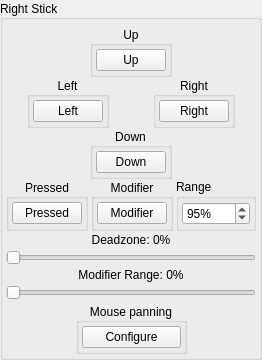
                <widget class="QGroupBox" name="RStick">
                 <property name="sizePolicy">
                  <sizepolicy hsizetype="Fixed" vsizetype="Fixed">
                   <horstretch>0</horstretch>
                   <verstretch>0</verstretch>
                  </sizepolicy>
                 </property>
                 <property name="title">
                  <string>Right Stick</string>
                 </property>
                 <property name="alignment">
                  <set>Qt::AlignLeading|Qt::AlignLeft|Qt::AlignVCenter</set>
                 </property>
                 <property name="flat">
                  <bool>false</bool>
                 </property>
                 <property name="checkable">
                  <bool>false</bool>
                 </property>
                 <layout class="QVBoxLayout" name="verticalLayout_2">
                  <property name="spacing">
                   <number>0</number>
                  </property>
                  <property name="leftMargin">
                   <number>3</number>
                  </property>
                  <property name="topMargin">
                   <number>6</number>
                  </property>
                  <property name="rightMargin">
                   <number>3</number>
                  </property>
                  <property name="bottomMargin">
                   <number>0</number>
                  </property>
                  <item>
                   <widget class="QWidget" name="buttonRStickUpWidget" native="true">
                    <property name="minimumSize">
                     <size>
                      <width>0</width>
                      <height>0</height>
                     </size>
                    </property>
                    <layout class="QHBoxLayout" name="horizontalLayout_9">
                     <property name="spacing">
                      <number>0</number>
                     </property>
                     <property name="leftMargin">
                      <number>0</number>
                     </property>
                     <property name="topMargin">
                      <number>0</number>
                     </property>
                     <property name="rightMargin">
                      <number>0</number>
                     </property>
                     <property name="bottomMargin">
                      <number>0</number>
                     </property>
                     <item>
                      <spacer name="horizontalSpacerRStickUpLeft">
                       <property name="orientation">
                        <enum>Qt::Horizontal</enum>
                       </property>
                       <property name="sizeHint" stdset="0">
                        <size>
                         <width>20</width>
                         <height>20</height>
                        </size>
                       </property>
                      </spacer>
                     </item>
                     <item alignment="Qt::AlignHCenter">
                      <widget class="QGroupBox" name="buttonRStickUpGroup">
                       <property name="title">
                        <string>Up</string>
                       </property>
                       <property name="alignment">
                        <set>Qt::AlignCenter</set>
                       </property>
                       <layout class="QVBoxLayout" name="buttonRStickUpVerticalLayout">
                        <property name="spacing">
                         <number>3</number>
                        </property>
                        <property name="leftMargin">
                         <number>3</number>
                        </property>
                        <property name="topMargin">
                         <number>3</number>
                        </property>
                        <property name="rightMargin">
                         <number>3</number>
                        </property>
                        <property name="bottomMargin">
                         <number>3</number>
                        </property>
                        <item>
                         <widget class="QPushButton" name="buttonRStickUp">
                          <property name="minimumSize">
                           <size>
                            <width>70</width>
                            <height>0</height>
                           </size>
                          </property>
                          <property name="maximumSize">
                           <size>
                            <width>68</width>
                            <height>16777215</height>
                           </size>
                          </property>
                          <property name="styleSheet">
                           <string notr="true">min-width: 68px;</string>
                          </property>
                          <property name="text">
                           <string>Up</string>
                          </property>
                         </widget>
                        </item>
                       </layout>
                      </widget>
                     </item>
                     <item>
                      <spacer name="horizontalSpacerRStickUpRight">
                       <property name="orientation">
                        <enum>Qt::Horizontal</enum>
                       </property>
                       <property name="sizeHint" stdset="0">
                        <size>
                         <width>20</width>
                         <height>20</height>
                        </size>
                       </property>
                      </spacer>
                     </item>
                    </layout>
                   </widget>
                  </item>
                  <item>
                   <layout class="QHBoxLayout" name="buttonRStickLeftRightHorizontalLayout">
                    <property name="spacing">
                     <number>3</number>
                    </property>
                    <item alignment="Qt::AlignHCenter">
                     <widget class="QGroupBox" name="buttonRStickLeftGroup">
                      <property name="title">
                       <string>Left</string>
                      </property>
                      <property name="alignment">
                       <set>Qt::AlignCenter</set>
                      </property>
                      <layout class="QVBoxLayout" name="buttonRStickLeftVerticalLayout">
                       <property name="spacing">
                        <number>3</number>
                       </property>
                       <property name="leftMargin">
                        <number>3</number>
                       </property>
                       <property name="topMargin">
                        <number>3</number>
                       </property>
                       <property name="rightMargin">
                        <number>3</number>
                       </property>
                       <property name="bottomMargin">
                        <number>3</number>
                       </property>
                       <item>
                        <widget class="QPushButton" name="buttonRStickLeft">
                         <property name="minimumSize">
                          <size>
                           <width>70</width>
                           <height>0</height>
                          </size>
                         </property>
                         <property name="maximumSize">
                          <size>
                           <width>68</width>
                           <height>16777215</height>
                          </size>
                         </property>
                         <property name="styleSheet">
                          <string notr="true">min-width: 68px;</string>
                         </property>
                         <property name="text">
                          <string>Left</string>
                         </property>
                        </widget>
                       </item>
                      </layout>
                     </widget>
                    </item>
                    <item alignment="Qt::AlignHCenter">
                     <widget class="QGroupBox" name="buttonRStickRightGroup">
                      <property name="title">
                       <string>Right</string>
                      </property>
                      <property name="alignment">
                       <set>Qt::AlignCenter</set>
                      </property>
                      <layout class="QVBoxLayout" name="buttonRStickRightVerticalLayout">
                       <property name="spacing">
                        <number>3</number>
                       </property>
                       <property name="leftMargin">
                        <number>3</number>
                       </property>
                       <property name="topMargin">
                        <number>3</number>
                       </property>
                       <property name="rightMargin">
                        <number>3</number>
                       </property>
                       <property name="bottomMargin">
                        <number>3</number>
                       </property>
                       <item>
                        <widget class="QPushButton" name="buttonRStickRight">
                         <property name="minimumSize">
                          <size>
                           <width>70</width>
                           <height>0</height>
                          </size>
                         </property>
                         <property name="maximumSize">
                          <size>
                           <width>68</width>
                           <height>16777215</height>
                          </size>
                         </property>
                         <property name="styleSheet">
                          <string notr="true">min-width: 68px;</string>
                         </property>
                         <property name="text">
                          <string>Right</string>
                         </property>
                        </widget>
                       </item>
                      </layout>
                     </widget>
                    </item>
                   </layout>
                  </item>
                  <item>
                   <widget class="QWidget" name="buttonRStickDownWidget" native="true">
                    <layout class="QHBoxLayout" name="horizontalLayout_11">
                     <property name="spacing">
                      <number>0</number>
                     </property>
                     <property name="leftMargin">
                      <number>0</number>
                     </property>
                     <property name="topMargin">
                      <number>0</number>
                     </property>
                     <property name="rightMargin">
                      <number>0</number>
                     </property>
                     <property name="bottomMargin">
                      <number>0</number>
                     </property>
                     <item>
                      <spacer name="horizontalSpacerRStickDownLeft">
                       <property name="orientation">
                        <enum>Qt::Horizontal</enum>
                       </property>
                       <property name="sizeHint" stdset="0">
                        <size>
                         <width>20</width>
                         <height>20</height>
                        </size>
                       </property>
                      </spacer>
                     </item>
                     <item>
                      <widget class="QGroupBox" name="buttonRStickDownGroup">
                       <property name="title">
                        <string>Down</string>
                       </property>
                       <property name="alignment">
                        <set>Qt::AlignCenter</set>
                       </property>
                       <layout class="QVBoxLayout" name="buttonRStickDownVerticalLayout">
                        <property name="spacing">
                         <number>3</number>
                        </property>
                        <property name="leftMargin">
                         <number>3</number>
                        </property>
                        <property name="topMargin">
                         <number>3</number>
                        </property>
                        <property name="rightMargin">
                         <number>3</number>
                        </property>
                        <property name="bottomMargin">
                         <number>3</number>
                        </property>
                        <item>
                         <widget class="QPushButton" name="buttonRStickDown">
                          <property name="minimumSize">
                           <size>
                            <width>70</width>
                            <height>0</height>
                           </size>
                          </property>
                          <property name="maximumSize">
                           <size>
                            <width>68</width>
                            <height>16777215</height>
                           </size>
                          </property>
                          <property name="styleSheet">
                           <string notr="true">min-width: 68px;</string>
                          </property>
                          <property name="text">
                           <string>Down</string>
                          </property>
                         </widget>
                        </item>
                       </layout>
                      </widget>
                     </item>
                     <item>
                      <spacer name="horizontalSpacerRStickDownRight">
                       <property name="orientation">
                        <enum>Qt::Horizontal</enum>
                       </property>
                       <property name="sizeHint" stdset="0">
                        <size>
                         <width>20</width>
                         <height>20</height>
                        </size>
                       </property>
                      </spacer>
                     </item>
                    </layout>
                   </widget>
                  </item>
                  <item>
                   <layout class="QHBoxLayout" name="buttonRStickPressedModifierHorizontalLayout">
                    <property name="spacing">
                     <number>3</number>
                    </property>
                    <item alignment="Qt::AlignHCenter">
                     <widget class="QGroupBox" name="groupRStickPressed">
                      <property name="title">
                       <string>Pressed</string>
                      </property>
                      <property name="alignment">
                       <set>Qt::AlignCenter</set>
                      </property>
                      <layout class="QVBoxLayout" name="buttonRStickPressedVerticalLayout">
                       <property name="spacing">
                        <number>3</number>
                       </property>
                       <property name="leftMargin">
                        <number>3</number>
                       </property>
                       <property name="topMargin">
                        <number>3</number>
                       </property>
                       <property name="rightMargin">
                        <number>3</number>
                       </property>
                       <property name="bottomMargin">
                        <number>3</number>
                       </property>
                       <item>
                        <widget class="QPushButton" name="buttonRStick">
                         <property name="minimumSize">
                          <size>
                           <width>70</width>
                           <height>0</height>
                          </size>
                         </property>
                         <property name="maximumSize">
                          <size>
                           <width>68</width>
                           <height>16777215</height>
                          </size>
                         </property>
                         <property name="styleSheet">
                          <string notr="true">min-width: 68px;</string>
                         </property>
                         <property name="text">
                          <string>Pressed</string>
                         </property>
                        </widget>
                       </item>
                      </layout>
                     </widget>
                    </item>
                    <item alignment="Qt::AlignHCenter">
                     <widget class="QGroupBox" name="buttonRStickModGroup">
                      <property name="title">
                       <string>Modifier</string>
                      </property>
                      <property name="alignment">
                       <set>Qt::AlignCenter</set>
                      </property>
                      <layout class="QVBoxLayout" name="buttonRStickModVerticalLayout">
                       <property name="spacing">
                        <number>3</number>
                       </property>
                       <property name="leftMargin">
                        <number>3</number>
                       </property>
                       <property name="topMargin">
                        <number>3</number>
                       </property>
                       <property name="rightMargin">
                        <number>3</number>
                       </property>
                       <property name="bottomMargin">
                        <number>3</number>
                       </property>
                       <item>
                        <widget class="QPushButton" name="buttonRStickMod">
                         <property name="minimumSize">
                          <size>
                           <width>70</width>
                           <height>0</height>
                          </size>
                         </property>
                         <property name="maximumSize">
                          <size>
                           <width>68</width>
                           <height>16777215</height>
                          </size>
                         </property>
                         <property name="styleSheet">
                          <string notr="true">min-width: 68px;</string>
                         </property>
                         <property name="text">
                          <string>Modifier</string>
                         </property>
                        </widget>
                       </item>
                      </layout>
                     </widget>
                    </item>
                    <item>
                     <widget class="QGroupBox" name="buttonRStickRangeGroup">
                      <property name="title">
                       <string>Range</string>
                      </property>
                      <layout class="QHBoxLayout" name="buttonRStickRangeGroupHorizontalLayout">
                       <property name="spacing">
                        <number>3</number>
                       </property>
                       <property name="leftMargin">
                        <number>3</number>
                       </property>
                       <property name="topMargin">
                        <number>3</number>
                       </property>
                       <property name="rightMargin">
                        <number>3</number>
                       </property>
                       <property name="bottomMargin">
                        <number>3</number>
                       </property>
                       <item>
                        <widget class="QSpinBox" name="spinboxRStickRange">
                         <property name="minimumSize">
                          <size>
                           <width>68</width>
                           <height>21</height>
                          </size>
                         </property>
                         <property name="maximumSize">
                          <size>
                           <width>68</width>
                           <height>16777215</height>
                          </size>
                         </property>
                         <property name="suffix">
                          <string>%</string>
                         </property>
                         <property name="minimum">
                          <number>25</number>
                         </property>
                         <property name="maximum">
                          <number>150</number>
                         </property>
                         <property name="value">
                          <number>95</number>
                         </property>
                        </widget>
                       </item>
                      </layout>
                     </widget>
                    </item>
                   </layout>
                  </item>
                  <item>
                   <layout class="QVBoxLayout" name="sliderRStickDeadzoneModifierRangeVerticalLayout">
                    <property name="spacing">
                     <number>3</number>
                    </property>
                    <property name="leftMargin">
                     <number>0</number>
                    </property>
                    <property name="topMargin">
                     <number>2</number>
                    </property>
                    <property name="rightMargin">
                     <number>0</number>
                    </property>
                    <property name="bottomMargin">
                     <number>3</number>
                    </property>
                    <item>
                     <layout class="QHBoxLayout" name="sliderRStickDeadzoneHorizontalLayout">
                      <item>
                       <widget class="QLabel" name="labelRStickDeadzone">
                        <property name="text">
                         <string>Deadzone: 0%</string>
                        </property>
                        <property name="alignment">
                         <set>Qt::AlignHCenter</set>
                        </property>
                       </widget>
                      </item>
                     </layout>
                    </item>
                    <item>
                     <widget class="QSlider" name="sliderRStickDeadzone">
                      <property name="maximum">
                       <number>100</number>
                      </property>
                      <property name="orientation">
                       <enum>Qt::Horizontal</enum>
                      </property>
                     </widget>
                    </item>
                    <item>
                     <layout class="QHBoxLayout" name="sliderRStickModifierRangeHorizontalLayout">
                      <item>
                       <widget class="QLabel" name="labelRStickModifierRange">
                        <property name="text">
                         <string>Modifier Range: 0%</string>
                        </property>
                        <property name="alignment">
                         <set>Qt::AlignHCenter</set>
                        </property>
                       </widget>
                      </item>
                     </layout>
                    </item>
                    <item>
                     <widget class="QSlider" name="sliderRStickModifierRange">
                      <property name="maximum">
                       <number>100</number>
                      </property>
                      <property name="orientation">
                       <enum>Qt::Horizontal</enum>
                      </property>
                     </widget>
                    </item>
                   </layout>
                  </item>
                  <item>
                   <widget class="QWidget" name="mousePanningWidget" native="true">
                    <layout class="QHBoxLayout" name="mousePanningHorizontalLayout">
                     <property name="spacing">
                      <number>0</number>
                     </property>
                     <property name="leftMargin">
                      <number>0</number>
                     </property>
                     <property name="topMargin">
                      <number>0</number>
                     </property>
                     <property name="rightMargin">
                      <number>0</number>
                     </property>
                     <property name="bottomMargin">
                      <number>3</number>
                     </property>
                     <item>
                      <spacer name="mousePanningHorizontalSpacerLeft">
                       <property name="orientation">
                        <enum>Qt::Horizontal</enum>
                       </property>
                       <property name="sizeHint" stdset="0">
                        <size>
                         <width>20</width>
                         <height>20</height>
                        </size>
                       </property>
                      </spacer>
                     </item>
                     <item>
                      <widget class="QGroupBox" name="mousePanningGroup">
                       <property name="title">
                        <string>Mouse panning</string>
                       </property>
                       <property name="alignment">
                        <set>Qt::AlignCenter</set>
                       </property>
                       <layout class="QVBoxLayout" name="mousePanningVerticalLayout">
                        <property name="spacing">
                         <number>3</number>
                        </property>
                        <property name="leftMargin">
                         <number>3</number>
                        </property>
                        <property name="topMargin">
                         <number>3</number>
                        </property>
                        <property name="rightMargin">
                         <number>3</number>
                        </property>
                        <property name="bottomMargin">
                         <number>3</number>
                        </property>
                        <item>
                         <widget class="QPushButton" name="mousePanningButton">
                          <property name="text">
                           <string>Configure</string>
                          </property>
                         </widget>
                        </item>
                       </layout>
                      </widget>
                     </item>
                     <item>
                      <spacer name="mousePanningHorizontalSpacerRight">
                       <property name="orientation">
                        <enum>Qt::Horizontal</enum>
                       </property>
                       <property name="sizeHint" stdset="0">
                        <size>
                         <width>20</width>
                         <height>20</height>
                        </size>
                       </property>
                      </spacer>
                     </item>
                    </layout>
                   </widget>
                  </item>
                 </layout>
                </widget>
